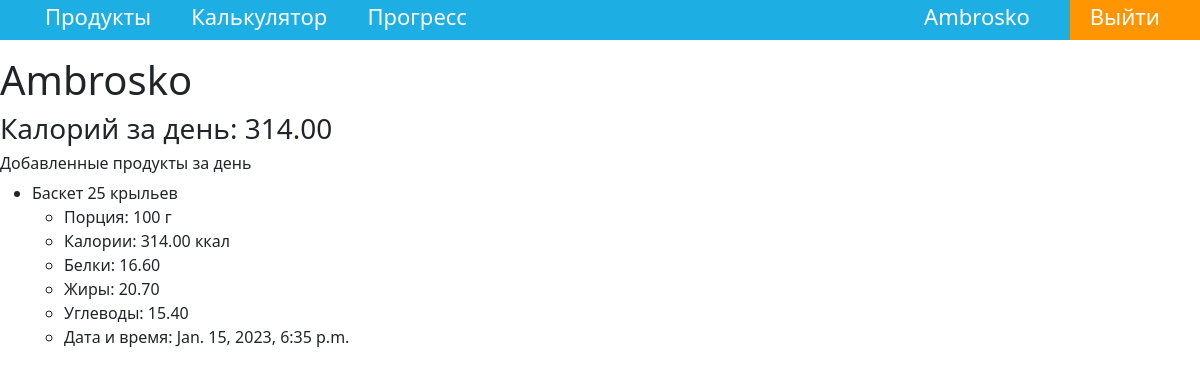
/profile-2/ (signed in), run on the app's committed database.
### products/models.py (models this page shows)
class Calculator(models.Model):
    user = models.ManyToManyField(User, related_name='user_calculation')
    product = models.ManyToManyField(Products)
    weight = models.IntegerField()
    total_proteins = models.DecimalField(max_digits=500, decimal_places=2)
    total_fats = models.DecimalField(max_digits=500, decimal_places=2)
    total_carbohydrates = models.DecimalField(max_digits=500, decimal_places=2)
    total_calories = models.DecimalField(max_digits=500, decimal_places=2)
    date = models.DateTimeField(auto_now_add=True)

class Products(models.Model):
    category = models.CharField(max_length=350)
    name = models.CharField(max_length=350)
    proteins = models.DecimalField(max_digits=5, decimal_places=2)
    fats = models.DecimalField(max_digits=5, decimal_places=2)
    carbohydrates = models.DecimalField(max_digits=5, decimal_places=2)
    calories = models.DecimalField(max_digits=10, decimal_places=2)
    cat = models.ForeignKey('Category', on_delete=models.PROTECT, null=True)
    def __str__(self):
        return self.name

### products/views.py (the view)
# urls.py: path('profile-<int:pk>/', views.profile, name='profile'),
def profile(request, pk):
    user = User.objects.all().get(pk=pk)
    today_day = datetime.date.today()
    operations = user.user_calculation.filter(date__date=today_day).order_by('date').reverse()
    total_calories_by_day = sum([i.total_calories for i in operations])
    context = {
        'user': user,
        'operations': operations,
        'total_calories_by_day': total_calories_by_day,
    }
    return render(request, 'products/profile.html', context)

### products/templates/products/profile.html (shortened to what this page needs)
{% extends 'products/base.html' %}
{% block body %}
<h1>{{user.username}}</h1>
<h3>Калорий за день: {{ total_calories_by_day }}</h3>
<h6>Добавленные продукты за день</h6>
<ul>
{% for operation in operations %}
    <li>{{ operation.product.first }}</li>
        <ul>
            <li>Порция: {{ operation.weight }} г</li>
            <li>Калории: {{ operation.total_calories }} ккал</li>
            <li>Белки: {{ operation.total_proteins }}</li>
            <li>Жиры: {{ operation.total_fats }}</li>
            <li>Углеводы: {{ operation.total_carbohydrates }}</li>
            <li>Дата и время: {{ operation.date }}</li>
        </ul>
{% endfor %}
</ul>
{% endblock body %}

### products/templates/products/base.html (shortened to what this page needs)
{% load static %}
<!doctype html>
<html lang="en">
  <head>
    <link href="https://cdn.jsdelivr.net/npm/bootstrap@5.2.3/dist/css/bootstrap.min.css" rel="stylesheet">
    <link rel="stylesheet" href="{% static 'css/styles.css' %}">
  </head>
  <body>
    <ul id="navbar">
      <li class="left-navbar"><a href="/">Продукты</a></li>
      <li class="left-navbar"><a href="#">Калькулятор</a></li>
      <li class="left-navbar"><a href="#">Прогресс</a></li>
      {% if request.user.is_authenticated %}
        <li class="right-navbar login"><a href="{% url 'logout' %}">Выйти</a></li>
        <li class="right-navbar" style="color: white;"><a href="{% url 'profile' user.pk %}">{{ user.username }}</a></li>
      {% else %}
        <li class="right-navbar login"><a href="{% url 'login' %}">Войти</a></li>
        <li class="right-navbar"><a href="{% url 'register' %}">Регистрация</a></li>
      {% endif %}
    </ul>
    {% block body %}
    {% endblock body %}
  </body>
</html>

### products/static/css/styles.css (style rules this page uses)
#navbar, #navbar ul { list-style-type: none; }
#navbar { height: 40px; background-color: #1DAFE4; padding-left: 25px; min-width: 0; font-size: 22px; }
#navbar li { float: left; position: relative; height: 100%; }
#navbar li a { display: inline; padding: 20px; width: 0; color: #fff; text-decoration: none; text-align: center; }
#navbar li.right-navbar { float: right; position: relative; height: 100%; padding-right: 20px }
#navbar li.right-navbar.login { float: right; position: relative; height: 100%; background: #FF9500; }
a { color: inherit; text-decoration: none; border-bottom: 3px solid #fff3; }

### data on the page
Calculator: product.first "Баскет 25 крыльев", weight "100", total_calories "314.00", total_proteins "16.60", total_fats "20.70", total_carbohydrates "15.40", date "Jan. 15, 2023, 6:35 p.m."

### other printed values
{{ user.username }} "Ambrosko"
{{ total_calories_by_day }} "314.00"
